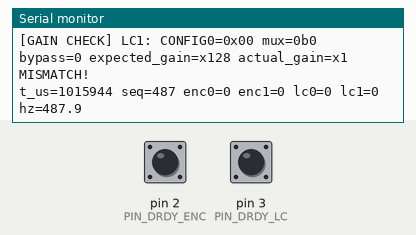
Bench run of a program on a simulated Arduino Nano, built with avr-gcc and run on an emulated ATmega328P. Shown: the last lines printed to the serial monitor. Inputs (shaded band) come from the test bench; at power-on: pin 2 (PIN_DRDY_ENC) HIGH, pin 3 (PIN_DRDY_LC) HIGH.

Above: at 1.2 s.
1.3 s: pin 2 (PIN_DRDY_ENC) pulled LOW for 0.15 s
At 2.7 s:
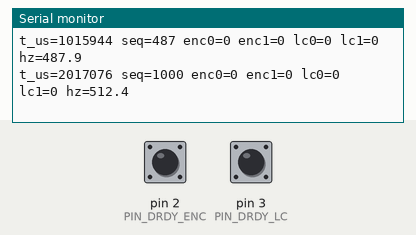
2.9 s: pin 3 (PIN_DRDY_LC) pulled LOW for 0.15 s
At 3.6 s:
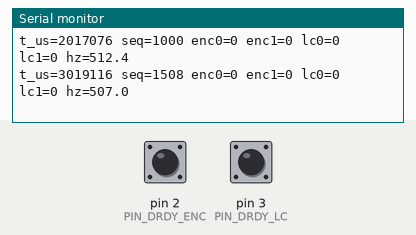
4.5 s: pin 2 (PIN_DRDY_ENC) pulled LOW for 1 s
At 5.8 s:
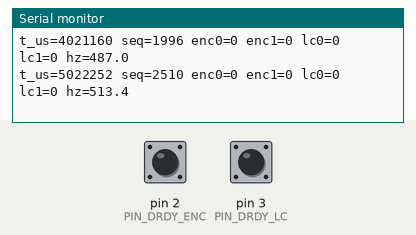
7.0 s: pin 3 (PIN_DRDY_LC) pulled LOW for 0.15 s
At 7.8 s:
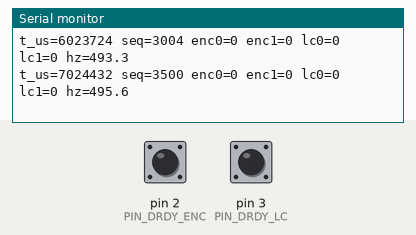

The program:

main.cpp
```cpp
#include <Arduino.h>
#include <SPI.h>
#include "ads1220.hpp"

#define DEBUG_TEXT 1  // 0 = 25-byte 바이너리 (t_us 포함, logger_ts.py 용)
                      // 1 = 텍스트 디버그 출력
                      // 2 = 21-byte 바이너리 (t_us 없음, 기존 logger.py 호환)

#define GAIN_SANITY_CHECK 1  // 1 = setup()에서 CONFIG0 readback으로 gain 검증 텍스트 출력

// ==================== Pin Assignment =======================
// static const uint8_t PIN_CS_ENC   = 5;
// static const uint8_t PIN_CS_LC    = 7;
// static const uint8_t PIN_DRDY_ENC = 4;
// static const uint8_t PIN_DRDY_LC  = 6;
static const uint8_t PIN_CS_ENC   = 9; //PCB pin setup
static const uint8_t PIN_CS_LC    = 10;
static const uint8_t PIN_DRDY_ENC = 2;
static const uint8_t PIN_DRDY_LC  = 3;

// ====================== ADC Objects ========================
ADS1220 adc_enc(PIN_CS_ENC, PIN_DRDY_ENC);
ADS1220 adc_lc (PIN_CS_LC,  PIN_DRDY_LC);

// ======================== Constants ========================
static constexpr uint32_t SPI_CLOCK_HZ    = 2000000;
static constexpr uint32_t DRDY_TIMEOUT_US = 1000;
static constexpr uint32_t TX_INTERVAL_US  = 2000;  // 500 Hz = 2000 µs; 0 = full speed

// Serial TX 버퍼 여유 확인에 사용할 프레임 크기
#if   DEBUG_TEXT == 0
static constexpr uint8_t FRAME_BYTES = 25;
#elif DEBUG_TEXT == 2
static constexpr uint8_t FRAME_BYTES = 21;
#else
static constexpr uint8_t FRAME_BYTES = 0;  // 텍스트 모드: 버퍼 체크 생략
#endif

// ================== Binary Frame Format ====================
// Mode 0: SOF(2) + t_us(4) + seq(2) + enc0(4) + enc1(4) + lc0(4) + lc1(4) + checksum(1) = 25 bytes
// Mode 2: SOF(2)           + seq(2) + enc0(4) + enc1(4) + lc0(4) + lc1(4) + checksum(1) = 21 bytes
static const uint8_t SOF0 = 0xAA;
static const uint8_t SOF1 = 0x55;

static uint16_t g_seq = 0;

// =================== ADC Channel State =====================
static ADS1220::Config enc_cfgs[2];
static ADS1220::Config lc_cfgs[2];
static uint8_t enc_ch = 0;
static uint8_t lc_ch  = 0;

static int32_t enc_latest[2] = {0, 0};
static int32_t lc_latest[2]  = {0, 0};

// ======================== Utilities ========================
static uint8_t xorChecksum(const uint8_t* data, size_t n) {
    uint8_t x = 0;
    for (size_t i = 0; i < n; ++i) x ^= data[i];
    return x;
}

static void writeLeU16(uint8_t* p, uint16_t v) {
    p[0] = v & 0xFF;
    p[1] = (v >> 8) & 0xFF;
}

static void writeLeU32(uint8_t* p, uint32_t v) {
    p[0] = v & 0xFF;
    p[1] = (v >> 8) & 0xFF;
    p[2] = (v >> 16) & 0xFF;
    p[3] = (v >> 24) & 0xFF;
}

static void writeLeI32(uint8_t* p, int32_t v) {
    writeLeU32(p, (uint32_t)v);
}

// ====================== Serial TX ==========================
static void sendBinaryFrame25(uint32_t t_us, uint16_t seq,
                               int32_t enc0, int32_t enc1,
                               int32_t lc0,  int32_t lc1) {
    uint8_t f[25];
    f[0] = SOF0; f[1] = SOF1;
    writeLeU32(&f[2],  t_us);
    writeLeU16(&f[6],  seq);
    writeLeI32(&f[8],  enc0);
    writeLeI32(&f[12], enc1);
    writeLeI32(&f[16], lc0);
    writeLeI32(&f[20], lc1);
    f[24] = xorChecksum(f, 24);
    Serial.write(f, 25);
}

static void sendBinaryFrame21(uint16_t seq,
                               int32_t enc0, int32_t enc1,
                               int32_t lc0,  int32_t lc1) {
    uint8_t f[21];
    f[0] = SOF0; f[1] = SOF1;
    writeLeU16(&f[2],  seq);
    writeLeI32(&f[4],  enc0);
    writeLeI32(&f[8],  enc1);
    writeLeI32(&f[12], lc0);
    writeLeI32(&f[16], lc1);
    f[20] = xorChecksum(f, 20);
    Serial.write(f, 21);
}

static void sendDebugFrame(uint32_t t_us, uint16_t seq,
                            int32_t enc0, int32_t enc1,
                            int32_t lc0,  int32_t lc1) {
    static uint32_t t0_us = 0;
    static uint32_t count = 0;
    static float    hz    = 0.0f;

    if (t0_us == 0) t0_us = t_us;
    count++;

    const uint32_t dt_us = t_us - t0_us;
    if (dt_us < 1000000UL) return;

    hz    = (float)count * 1e6f / (float)dt_us;
    t0_us = t_us;
    count = 0;

    Serial.print("t_us="); Serial.print(t_us);
    Serial.print(" seq=");  Serial.print(seq);
    Serial.print(" enc0="); Serial.print(enc0);
    Serial.print(" enc1="); Serial.print(enc1);
    Serial.print(" lc0=");  Serial.print(lc0);
    Serial.print(" lc1=");  Serial.print(lc1);
    Serial.print(" hz=");   Serial.println(hz, 1);
}

#if GAIN_SANITY_CHECK
// Gain enum(X1..X128)은 2^n 값이므로 그대로 시프트하면 배율이 나온다.
static uint16_t gainMultiplier(ADS1220::Gain g) {
    return static_cast<uint16_t>(1u << static_cast<uint8_t>(g));
}

// cfg를 적용한 뒤 CONFIG0를 다시 읽어와 실제로 들어간 gain을 확인/출력한다.
// (readConfig는 applyConfig 직후 상태를 그대로 읽으므로, 이 호출 자체가
//  이후 conversion에 쓰일 레지스터 상태를 만든다는 점에 유의)
// gain뿐 아니라 raw CONFIG0 hex / mux / pga_bypass도 같이 찍어서,
// gain MISMATCH가 "레지스터 전체가 0xFF로 읽히는" 배선/미응답 문제인지
// (그 경우 mux도 reserved값 0b1111로 같이 깨져 나옴) 구분할 수 있게 한다.
static void checkGain(const char* label, ADS1220& adc, const ADS1220::Config& cfg) {
    adc.applyConfig(cfg);

    const uint8_t raw0 = adc.readRegister(ADS1220::Reg::CONFIG0);

    ADS1220::Config readback;
    adc.readConfig(readback);

    const uint16_t expected_gain = gainMultiplier(cfg.gain);
    const uint16_t actual_gain   = gainMultiplier(readback.gain);
    const bool match = (readback.gain == cfg.gain);

    Serial.print(F("[GAIN CHECK] "));
    Serial.print(label);
    Serial.print(F(": CONFIG0=0x"));
    if (raw0 < 0x10) Serial.print('0');
    Serial.print(raw0, HEX);
    Serial.print(F(" mux=0b"));
    Serial.print(static_cast<uint8_t>(readback.mux), BIN);
    Serial.print(F(" bypass="));
    Serial.print(static_cast<uint8_t>(readback.pga_bypass));
    Serial.print(F(" expected_gain=x"));
    Serial.print(expected_gain);
    Serial.print(F(" actual_gain=x"));
    Serial.print(actual_gain);
    Serial.println(match ? F(" OK") : F(" MISMATCH!"));
}
#endif

// ======================= Arduino ===========================
void setup() {
    Serial.begin(230400);

    adc_enc.begin(SPI, SPI_CLOCK_HZ);
    adc_lc.begin(SPI, SPI_CLOCK_HZ);

    adc_enc.reset();
    adc_lc.reset();

    // Encoder: single-ended, gain x1, 2000 SPS turbo, AVDD ref
    ADS1220::Config enc_base;
    enc_base.gain       = ADS1220::Gain::X1;
    enc_base.pga_bypass = ADS1220::PgaBypass::BYPASSED;
    enc_base.vref       = ADS1220::Vref::AVDD_AVSS;
    enc_base.dr         = ADS1220::DataRate::DR6;
    enc_base.op_mode    = ADS1220::OpMode::TURBO;
    enc_base.conv_mode  = ADS1220::ConvMode::SINGLE_SHOT;
    enc_cfgs[0] = enc_base;  enc_cfgs[0].mux = ADS1220::Mux::SE_AIN0_AVSS;
    enc_cfgs[1] = enc_base;  enc_cfgs[1].mux = ADS1220::Mux::SE_AIN1_AVSS;

    // Loadcell: differential, gain x128, 2000 SPS turbo
    ADS1220::Config lc_base;
    lc_base.gain      = ADS1220::Gain::X128;
    lc_base.vref      = ADS1220::Vref::EXT_REF0;
    lc_base.dr        = ADS1220::DataRate::DR6;
    lc_base.op_mode   = ADS1220::OpMode::TURBO;
    lc_base.conv_mode = ADS1220::ConvMode::SINGLE_SHOT;
    lc_cfgs[0] = lc_base;  lc_cfgs[0].mux = ADS1220::Mux::DIFF_AIN1_AIN0;
    lc_cfgs[1] = lc_base;  lc_cfgs[1].mux = ADS1220::Mux::DIFF_AIN3_AIN2;

#if GAIN_SANITY_CHECK
    // 각 채널 config를 실제로 적용한 뒤 CONFIG0을 readback하여 gain이
    // 의도한 값(enc=x1, lc=x128)으로 들어갔는지 부팅 시 1회 확인한다.
    checkGain("ENC0", adc_enc, enc_cfgs[0]);
    checkGain("ENC1", adc_enc, enc_cfgs[1]);
    checkGain("LC0",  adc_lc,  lc_cfgs[0]);
    checkGain("LC1",  adc_lc,  lc_cfgs[1]);
#endif

    enc_ch = 0;
    lc_ch  = 0;

    adc_enc.applyConfig(enc_cfgs[enc_ch]);
    adc_lc.applyConfig(lc_cfgs[lc_ch]);

    adc_enc.startSync();
    adc_lc.startSync();
}

void loop() {
    // --- Encoder ADC (full speed, 2000 SPS) ---
    {
        int32_t raw = 0;
        if (adc_enc.readRaw(raw, DRDY_TIMEOUT_US)) {
            enc_latest[enc_ch] = raw;
            enc_ch ^= 1;
            adc_enc.applyConfig(enc_cfgs[enc_ch]);
            adc_enc.startSync();
        }
    }

    // --- Loadcell ADC (full speed, 2000 SPS) ---
    {
        int32_t raw = 0;
        if (adc_lc.readRaw(raw, DRDY_TIMEOUT_US)) {
            lc_latest[lc_ch] = raw;
            lc_ch ^= 1;
            adc_lc.applyConfig(lc_cfgs[lc_ch]);
            adc_lc.startSync();
        }
    }

    // --- Serial TX ---
    // last_tx_us += TX_INTERVAL_US: loop 내 지연이 누적되지 않는 drift-free 캐던스.
    // TX_INTERVAL_US == 0이면 조건이 항상 참 → full speed.
    static uint32_t last_tx_us = 0;
    const uint32_t t_us = micros();
    if (TX_INTERVAL_US == 0 || t_us - last_tx_us >= TX_INTERVAL_US) {
        last_tx_us += TX_INTERVAL_US;

        // TX 시도마다 seq 증가: 실제 송신 여부와 무관하게 증가하므로
        // 수신 측에서 seq 불연속으로 드롭된 프레임을 감지할 수 있음.
        const uint16_t seq = g_seq++;

#if   DEBUG_TEXT == 1
        sendDebugFrame(t_us, seq,
                       enc_latest[0], enc_latest[1],
                       lc_latest[0],  lc_latest[1]);
#elif DEBUG_TEXT == 2
        if (FRAME_BYTES == 0 || Serial.availableForWrite() >= FRAME_BYTES) {
            sendBinaryFrame21(seq,
                              enc_latest[0], enc_latest[1],
                              lc_latest[0],  lc_latest[1]);
        }
#else  // 0: 25-byte (기본)
        if (FRAME_BYTES == 0 || Serial.availableForWrite() >= FRAME_BYTES) {
            sendBinaryFrame25(t_us, seq,
                              enc_latest[0], enc_latest[1],
                              lc_latest[0],  lc_latest[1]);
        }
#endif
    }
}
```

ads1220.cpp
```cpp
#include "ads1220.hpp"

ADS1220::ADS1220(uint8_t cs_pin, int8_t drdy_pin)
: cs_(cs_pin), drdy_(drdy_pin)
{}

void ADS1220::begin(SPIClass& spi, uint32_t spi_hz){
  spi_ = &spi;
  spi_set_ = SPISettings(spi_hz, MSBFIRST, SPI_MODE1);

  pinMode(cs_, OUTPUT);
  digitalWrite(cs_, HIGH);

  if (drdy_ >= 0) {
    pinMode((uint8_t)drdy_, INPUT_PULLUP);
  }

  spi_->begin();
}

void ADS1220::csLow_(){
  digitalWrite(cs_, LOW);
}

void ADS1220::csHigh_(){
  digitalWrite(cs_, HIGH);
}

// ------------------------------------------------------------
// command helpers
// ------------------------------------------------------------
uint8_t ADS1220::buildRregCmd_(Reg start_reg, uint8_t count) const{
  // RREG: 0010 rrnn
  // rr = start register address (2bit)
  // nn = number of registers - 1 (2bit)
  const uint8_t rr = static_cast<uint8_t>(start_reg) & 0x03;
  const uint8_t nn = (count - 1u) & 0x03;
  return static_cast<uint8_t>(0x20 | (rr << 2) | nn);
}

uint8_t ADS1220::buildWregCmd_(Reg start_reg, uint8_t count) const{
  // WREG: 0100 rrnn
  // rr = start register address (2bit)
  // nn = number of registers - 1 (2bit)
  const uint8_t rr = static_cast<uint8_t>(start_reg) & 0x03;
  const uint8_t nn = (count - 1u) & 0x03;
  return static_cast<uint8_t>(0x40 | (rr << 2) | nn);
}

// ------------------------------------------------------------
// device commands
// ------------------------------------------------------------
void ADS1220::reset(){
  spi_->beginTransaction(spi_set_);
  csLow_();
  spi_->transfer(static_cast<uint8_t>(Command::RESET));
  csHigh_();
  spi_->endTransaction();

  delayMicroseconds(50);
}

void ADS1220::startSync(){
  spi_->beginTransaction(spi_set_);
  csLow_();
  spi_->transfer(static_cast<uint8_t>(Command::STARTSYNC));
  csHigh_();
  spi_->endTransaction();
}

void ADS1220::powerDown(){
  spi_->beginTransaction(spi_set_);
  csLow_();
  spi_->transfer(static_cast<uint8_t>(Command::POWERDOWN));
  csHigh_();
  spi_->endTransaction();
}

// ------------------------------------------------------------
// register read / write
// ------------------------------------------------------------
uint8_t ADS1220::readRegister(Reg reg){
  uint8_t value = 0;

  spi_->beginTransaction(spi_set_);
  csLow_();
  spi_->transfer(buildRregCmd_(reg, 1));
  value = spi_->transfer(0x00);
  csHigh_();
  spi_->endTransaction();

  return value;
}

void ADS1220::readRegisters(Reg start_reg, uint8_t* dst, uint8_t count){
  spi_->beginTransaction(spi_set_);
  csLow_();
  spi_->transfer(buildRregCmd_(start_reg, count));

  for (uint8_t i = 0; i < count; ++i) {
    dst[i] = spi_->transfer(0x00);
  }

  csHigh_();
  spi_->endTransaction();
}

void ADS1220::writeRegister(Reg reg, uint8_t value){
  spi_->beginTransaction(spi_set_);
  csLow_();
  spi_->transfer(buildWregCmd_(reg, 1));
  spi_->transfer(value);
  csHigh_();
  spi_->endTransaction();
}

void ADS1220::writeRegisters(Reg start_reg, const uint8_t* src, uint8_t count){
  spi_->beginTransaction(spi_set_);
  csLow_();
  spi_->transfer(buildWregCmd_(start_reg, count));

  for (uint8_t i = 0; i < count; ++i) {
    spi_->transfer(src[i]);
  }

  csHigh_();
  spi_->endTransaction();
}

// ------------------------------------------------------------
// (Important) config packers
// ------------------------------------------------------------
uint8_t ADS1220::buildConfig0_(Mux mux, Gain gain, PgaBypass pga_bypass) const{
  uint8_t reg = 0;
  reg |= (static_cast<uint8_t>(mux) & 0x0F) << 4;   // MUX[7:4]
  reg |= (static_cast<uint8_t>(gain) & 0x07) << 1;  // GAIN[3:1]
  reg |= (static_cast<uint8_t>(pga_bypass) & 0x01); // PGA_BYPASS[0]
  return reg;
}

uint8_t ADS1220::buildConfig1_(DataRate dr, OpMode op_mode, ConvMode conv_mode,
                               TempSensor ts, BurnoutCurrent bcs) const{
  uint8_t reg = 0;
  reg |= (static_cast<uint8_t>(dr) & 0x07) << 5;         // DR[7:5]
  reg |= (static_cast<uint8_t>(op_mode) & 0x03) << 3;    // MODE[4:3]
  reg |= (static_cast<uint8_t>(conv_mode) & 0x01) << 2;  // CM[2]
  reg |= (static_cast<uint8_t>(ts) & 0x01) << 1;         // TS[1]
  reg |= (static_cast<uint8_t>(bcs) & 0x01);             // BCS[0]
  return reg;
}

uint8_t ADS1220::buildConfig2_(Vref vref, FirMode fir, LowSideSwitch psw,
                               IdacCurrent idac) const{
  uint8_t reg = 0;
  reg |= (static_cast<uint8_t>(vref) & 0x03) << 6;   // VREF[7:6]
  reg |= (static_cast<uint8_t>(fir) & 0x03) << 4;    // 50/60[5:4]
  reg |= (static_cast<uint8_t>(psw) & 0x01) << 3;    // PSW[3]
  reg |= (static_cast<uint8_t>(idac) & 0x07);        // IDAC[2:0]
  return reg;
}

uint8_t ADS1220::buildConfig3_(IdacMux i1mux, IdacMux i2mux, DrdyMode drdym) const{
  uint8_t reg = 0;
  reg |= (static_cast<uint8_t>(i1mux) & 0x07) << 5;  // I1MUX[7:5]
  reg |= (static_cast<uint8_t>(i2mux) & 0x07) << 2;  // I2MUX[4:2]
  reg |= (static_cast<uint8_t>(drdym) & 0x01) << 1;  // DRDYM[1]
  // bit0 reserved = 0
  return reg;
}

// ------------------------------------------------------------
// config parsers
// ------------------------------------------------------------
void ADS1220::parseConfig0_(uint8_t reg, Config& cfg) const{
  cfg.mux = static_cast<Mux>((reg >> 4) & 0x0F);
  cfg.gain = static_cast<Gain>((reg >> 1) & 0x07);
  cfg.pga_bypass = static_cast<PgaBypass>(reg & 0x01);
}

void ADS1220::parseConfig1_(uint8_t reg, Config& cfg) const{
  cfg.dr = static_cast<DataRate>((reg >> 5) & 0x07);
  cfg.op_mode = static_cast<OpMode>((reg >> 3) & 0x03);
  cfg.conv_mode = static_cast<ConvMode>((reg >> 2) & 0x01);
  cfg.temp_sensor = static_cast<TempSensor>((reg >> 1) & 0x01);
  cfg.burnout = static_cast<BurnoutCurrent>(reg & 0x01);
}

void ADS1220::parseConfig2_(uint8_t reg, Config& cfg) const{
  cfg.vref = static_cast<Vref>((reg >> 6) & 0x03);
  cfg.fir = static_cast<FirMode>((reg >> 4) & 0x03);
  cfg.psw = static_cast<LowSideSwitch>((reg >> 3) & 0x01);
  cfg.idac = static_cast<IdacCurrent>(reg & 0x07);
}

void ADS1220::parseConfig3_(uint8_t reg, Config& cfg) const{
  cfg.idac1_mux = static_cast<IdacMux>((reg >> 5) & 0x07);
  cfg.idac2_mux = static_cast<IdacMux>((reg >> 2) & 0x07);
  cfg.drdy_mode = static_cast<DrdyMode>((reg >> 1) & 0x01);
}

// ------------------------------------------------------------
// (Important) high-level config helpers
// ------------------------------------------------------------
void ADS1220::applyConfig(const Config& cfg){
  uint8_t regs[4];
  regs[0] = buildConfig0_(cfg.mux, cfg.gain, cfg.pga_bypass);
  regs[1] = buildConfig1_(cfg.dr, cfg.op_mode, cfg.conv_mode,
                          cfg.temp_sensor, cfg.burnout);
  regs[2] = buildConfig2_(cfg.vref, cfg.fir, cfg.psw, cfg.idac);
  regs[3] = buildConfig3_(cfg.idac1_mux, cfg.idac2_mux, cfg.drdy_mode);

  writeRegisters(Reg::CONFIG0, regs, 4);
}

void ADS1220::readConfig(Config& cfg){
  uint8_t regs[4] = {0, 0, 0, 0};
  readRegisters(Reg::CONFIG0, regs, 4);

  parseConfig0_(regs[0], cfg);
  parseConfig1_(regs[1], cfg);
  parseConfig2_(regs[2], cfg);
  parseConfig3_(regs[3], cfg);
}

// ------------------------------------------------------------
// data ready wait
// ------------------------------------------------------------
bool ADS1220::waitDrdy(uint32_t timeout_us){
  const uint32_t t0 = micros();

  if (drdy_ >= 0) {
    while (digitalRead((uint8_t)drdy_) != LOW) {
      if (timeout_us > 0 && (micros() - t0) > timeout_us) {
        return false;
      }
    }
    return true;
  }

  if (timeout_us > 0) {
    while ((micros() - t0) < timeout_us) {
      /* wait */
    }
  }

  return true;
}

// ------------------------------------------------------------
// raw conversion read
// ------------------------------------------------------------
bool ADS1220::readRaw(int32_t& out_raw, uint32_t timeout_us){
  if (!waitDrdy(timeout_us)) {
    return false;
  }

  uint8_t b0 = 0;
  uint8_t b1 = 0;
  uint8_t b2 = 0;

  spi_->beginTransaction(spi_set_);
  csLow_();

  spi_->transfer(static_cast<uint8_t>(Command::RDATA));
  b0 = spi_->transfer(0x00);
  b1 = spi_->transfer(0x00);
  b2 = spi_->transfer(0x00);

  csHigh_();
  spi_->endTransaction();

  int32_t raw = (static_cast<int32_t>(b0) << 16) |
                (static_cast<int32_t>(b1) << 8)  |
                (static_cast<int32_t>(b2));

  // 24-bit sign extension
  if (raw & 0x800000L) {
    raw |= 0xFF000000L;
  }

  out_raw = raw;
  return true;
}
```

Source omitted: ads1220.hpp (6575 bytes)

Measured:
- after the input at 1.3 s, the serial monitor: prints a new line after 0.72 s (image 1)
- after the input at 2.9 s, the serial monitor: prints a new line after 0.12 s (image 2)
- after the input at 4.5 s, the serial monitor: prints a new line after 0.52 s (image 3)
- after the input at 7.0 s, the serial monitor: prints a new line at once (image 4)
